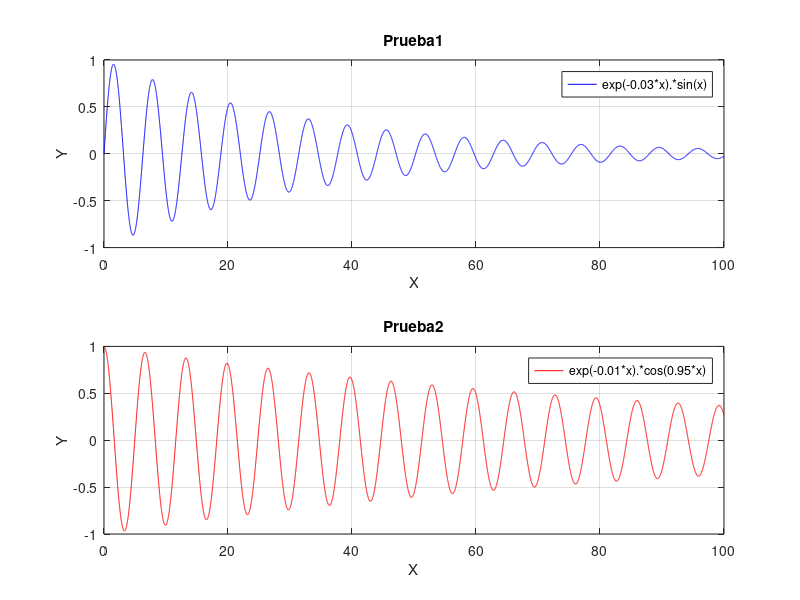

Recreate this plot in MATLAB.
clc, clear all, close all

x= 0:0.01:100; %Genera la lista variando cada 0.01 hasta 100
y1 = exp(-0.03*x).*sin(x);
subplot(2,1,1);

plot(x,y1,'b')
xlabel('X')
ylabel('Y')
legend('exp(-0.03*x).*sin(x)')
grid on
title('Prueba1')

y2 = exp(-0.01*x).*cos(0.95*x);
subplot(2,1,2)
plot(x,y2,'r')
xlabel('X')
ylabel('Y')
legend('exp(-0.01*x).*cos(0.95*x)')
grid on
title('Prueba2')

